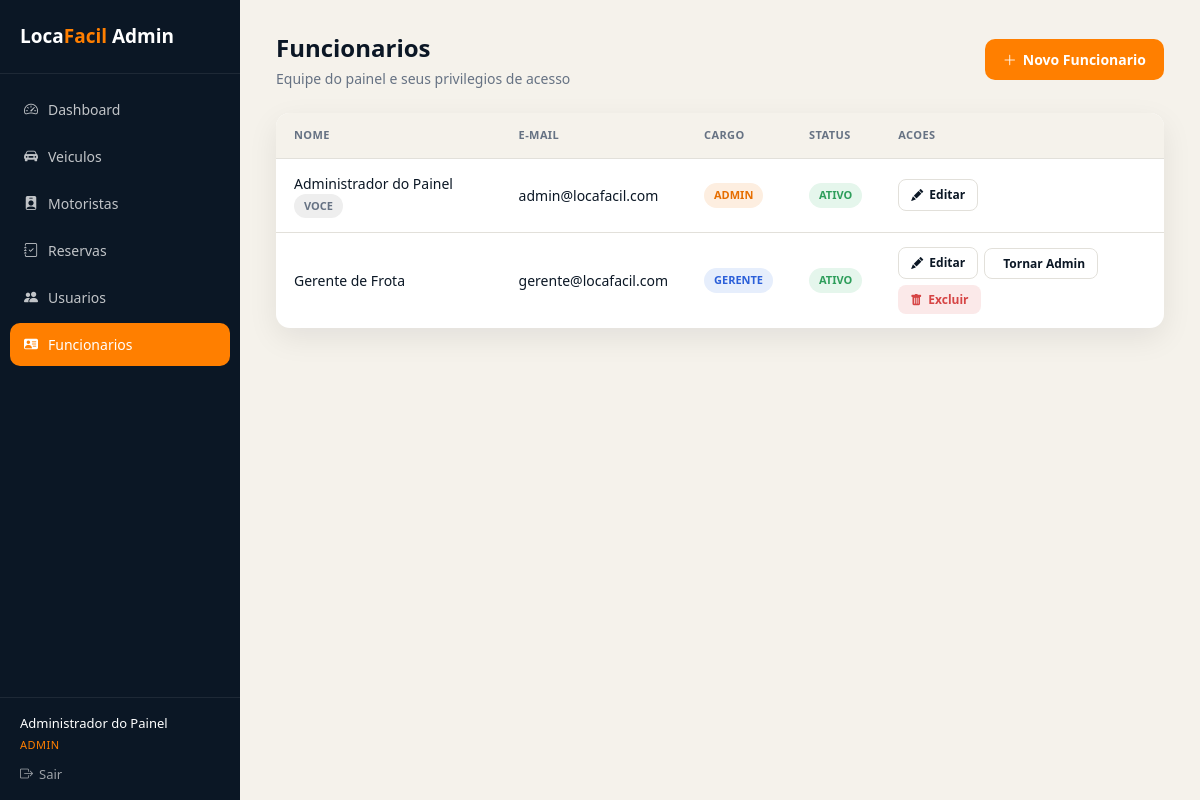
The app's page /admin/funcionarios.php (signed in) with its own data.
### tables this page shows
CREATE TABLE IF NOT EXISTS funcionarios (
    id INT AUTO_INCREMENT PRIMARY KEY,
    nome VARCHAR(160) NOT NULL,
    email VARCHAR(320) NOT NULL UNIQUE,
    telefone VARCHAR(24),
    senhaHash VARCHAR(255) NOT NULL,
    cargo ENUM('admin', 'gerente', 'atendente') DEFAULT 'atendente' NOT NULL,
    situacao ENUM('ativo', 'inativo') DEFAULT 'ativo' NOT NULL,
    tentativas_login INT DEFAULT 0 NOT NULL,
    bloqueado_ate DATETIME NULL,
    createdAt TIMESTAMP DEFAULT CURRENT_TIMESTAMP,
    updatedAt TIMESTAMP DEFAULT CURRENT_TIMESTAMP ON UPDATE CURRENT_TIMESTAMP,
    INDEX idx_email_funcionario (email)
);

### admin/includes/admin_auth.php (called while the page is built, shortened)
<?php
require_once __DIR__ . '/../../includes/db.php';
function getFuncionarioLogado() {
    return [
        'id' => $_SESSION['funcionario_id'],
        'nome' => $_SESSION['funcionario_nome'],
        'cargo' => $_SESSION['funcionario_cargo'],
    ];
}
function temPermissao($modulo, $acao) {
    global $pdo;
    $funcionario = getFuncionarioLogado();
    if ($funcionario['cargo'] === 'admin') {
        return true;
    }
    $colunas = [
        'ver' => 'pode_ver',
        'criar' => 'pode_criar',
        'editar' => 'pode_editar',
        'deletar' => 'pode_deletar',
    ];
    $coluna = $colunas[$acao];
    $stmt = $pdo->prepare("SELECT $coluna FROM funcionario_permissoes WHERE funcionarioId = ? AND modulo = ?");
    $stmt->execute([$funcionario['id'], $modulo]);
    $row = $stmt->fetch();
    return $row && (bool) $row[$coluna];
}
?>

### admin/funcionarios.php (the view, shortened to what this page needs)
<?php
require_once __DIR__ . '/includes/admin_auth.php';
$funcionarioLogado = getFuncionarioLogado();
$paginaAtual = 'funcionarios';
$tituloPagina = 'Funcionarios';
$subtituloPagina = 'Equipe do painel e seus privilegios de acesso';
if (temPermissao('funcionarios', 'criar')) {
    $acaoTopo = '<a href="funcionario_form.php" class="btn-primary"><i class="bi bi-plus-lg"></i> Novo Funcionario</a>';
}
$funcionarios = $pdo->query("SELECT * FROM funcionarios ORDER BY nome")->fetchAll();
require __DIR__ . '/includes/layout_topo.php';
?>
<div class="tabela-card">
    <?php if (empty($funcionarios)): ?>
        <div class="sem-dados">Nenhum funcionario cadastrado ainda.</div>
    <?php else: ?>
    <table>
        <thead>
            <tr>
                <th>Nome</th>
                <th>E-mail</th>
                <th>Cargo</th>
                <th>Status</th>
                <th>Acoes</th>
            </tr>
        </thead>
        <tbody>
            <?php foreach ($funcionarios as $f): ?>
            <tr>
                <td>
                    <?php echo htmlspecialchars($f['nome']); ?>
                    <?php if ((int) $f['id'] === (int) $funcionarioLogado['id']): ?>
                        <span class="badge atendente">voce</span>
                    <?php endif; ?>
                </td>
                <td><?php echo htmlspecialchars($f['email']); ?></td>
                <td><span class="badge <?php echo htmlspecialchars($f['cargo']); ?>"><?php echo htmlspecialchars($f['cargo']); ?></span></td>
                <td><span class="badge <?php echo $f['situacao'] === 'ativo' ? 'ativo' : 'inativo'; ?>"><?php echo htmlspecialchars($f['situacao']); ?></span></td>
                <td>
                    <div class="acoes-tabela">
                        <?php if (temPermissao('funcionarios', 'editar')): ?>
                            <a href="funcionario_form.php?id=<?php echo $f['id']; ?>" class="btn-secondary btn-sm"><i class="bi bi-pencil-fill"></i> Editar</a>
                            <?php if ($f['cargo'] !== 'admin'): ?>
                                <form method="post" style="display:inline;" onsubmit="return confirm('Tornar <?php echo htmlspecialchars(addslashes($f['nome'])); ?> administrador? Isso da acesso total ao painel.');">
                                    <button type="submit" class="btn-secondary btn-sm" title="Tornar administrador"><i class="bi bi-shield-fill-up"></i> Tornar Admin</button>
                                </form>
                            <?php endif; ?>
                        <?php endif; ?>
                        <?php if (temPermissao('funcionarios', 'deletar') && (int) $f['id'] !== (int) $funcionarioLogado['id']): ?>
                            <form method="post" onsubmit="return confirm('Remover este funcionario?');">
                                <button type="submit" class="btn-danger btn-sm"><i class="bi bi-trash-fill"></i> Excluir</button>
                            </form>
                        <?php endif; ?>
                    </div>
                </td>
            </tr>
            <?php endforeach; ?>
        </tbody>
    </table>
    <?php endif; ?>
</div>
<?php require __DIR__ . '/includes/layout_rodape.php'; ?>

### admin/includes/layout_topo.php (shortened to what this page needs)
<?php
$funcionario = getFuncionarioLogado();
?>
<!DOCTYPE html>
<html lang="pt-BR">
<head>
    <link rel="stylesheet" href="https://cdn.jsdelivr.net/npm/bootstrap-icons@1.11.3/font/bootstrap-icons.min.css">
    <link rel="stylesheet" href="css/admin.css">
</head>
<body>
    <div class="admin-app">
        <aside class="sidebar">
            <div class="logo">Loca<span>Facil</span> Admin</div>
            <nav>
                <a href="index.php" class="<?php echo $paginaAtual === 'dashboard' ? 'ativo' : ''; ?>">
                    <i class="bi bi-speedometer2"></i> Dashboard
                </a>
                <?php if (temPermissao('veiculos', 'ver')): ?>
                <a href="veiculos.php" class="<?php echo $paginaAtual === 'veiculos' ? 'ativo' : ''; ?>">
                    <i class="bi bi-car-front-fill"></i> Veiculos
                </a>
                <?php endif; ?>
                <?php if (temPermissao('motoristas', 'ver')): ?>
                <a href="motoristas.php" class="<?php echo $paginaAtual === 'motoristas' ? 'ativo' : ''; ?>">
                    <i class="bi bi-person-badge-fill"></i> Motoristas
                </a>
                <?php endif; ?>
                <?php if (temPermissao('reservas', 'ver')): ?>
                <a href="reservas.php" class="<?php echo $paginaAtual === 'reservas' ? 'ativo' : ''; ?>">
                    <i class="bi bi-journal-check"></i> Reservas
                </a>
                <?php endif; ?>
                <?php if (temPermissao('usuarios', 'ver')): ?>
                <a href="usuarios.php" class="<?php echo $paginaAtual === 'usuarios' ? 'ativo' : ''; ?>">
                    <i class="bi bi-people-fill"></i> Usuarios
                </a>
                <?php endif; ?>
                <?php if (temPermissao('funcionarios', 'ver')): ?>
                <a href="funcionarios.php" class="<?php echo $paginaAtual === 'funcionarios' ? 'ativo' : ''; ?>">
                    <i class="bi bi-person-vcard-fill"></i> Funcionarios
                </a>
                <?php endif; ?>
            </nav>
            <div class="rodape-sidebar">
                <div><?php echo htmlspecialchars($funcionario['nome']); ?></div>
                <span class="cargo"><?php echo htmlspecialchars($funcionario['cargo']); ?></span>
                <br>
                <a href="logout.php" class="sair"><i class="bi bi-box-arrow-right"></i> Sair</a>
            </div>
        </aside>
        <main class="conteudo">
            <div class="conteudo-header">
                <div>
                    <h1><?php echo htmlspecialchars($tituloPagina ?? ''); ?></h1>
                    <?php if (!empty($subtituloPagina)): ?>
                        <p><?php echo htmlspecialchars($subtituloPagina); ?></p>
                    <?php endif; ?>
                </div>
                <div class="conteudo-header-acoes">
                    <?php if (!empty($acaoTopo)): echo $acaoTopo; endif; ?>
                </div>
            </div>

### admin/css/admin.css (style rules this page uses)
* { margin: 0; padding: 0; box-sizing: border-box; }
:root { --primary: #ff7f00; --primary-dark: #e66e00; --dark: #0b1725; --dark-soft: #1a2a3e; --light: #f5f2eb; --white: #ffffff; --gray: #667283; --gray-light: #e2e0da; --danger: #d64545; --success: #2e9e5b; --shadow: 0 10px 30px rgba(7, 18, 30, 0.08); }
body { font-family: 'Segoe UI', Arial, sans-serif; background: var(--light); color: var(--dark); line-height: 1.5; }
a { text-decoration: none; color: inherit; }
button, input, select { font-family: inherit; font-size: 14px; }
.admin-app { display: flex; min-height: 100vh; }
.sidebar { width: 240px; background: var(--dark); color: var(--white); display: flex; flex-direction: column; flex-shrink: 0; }
.sidebar .logo { padding: 22px 20px; font-size: 19px; font-weight: 700; border-bottom: 1px solid rgba(255, 255, 255, 0.08); }
.sidebar .logo span { color: var(--primary); }
.sidebar nav { flex: 1; padding: 14px 10px; }
.sidebar nav a { display: flex; align-items: center; gap: 10px; padding: 11px 14px; border-radius: 10px; color: rgba(255, 255, 255, 0.75); font-size: 14px; margin-bottom: 4px; transition: all 0.2s; }
.sidebar nav a.ativo { background: var(--primary); color: var(--white); }
.sidebar .rodape-sidebar { padding: 16px 20px; border-top: 1px solid rgba(255, 255, 255, 0.08); font-size: 13px; }
.sidebar .rodape-sidebar .cargo { display: inline-block; margin-top: 4px; font-size: 11px; text-transform: uppercase; letter-spacing: 0.5px; color: var(--primary); }
.sidebar .rodape-sidebar a.sair { display: inline-flex; align-items: center; gap: 6px; margin-top: 10px; color: rgba(255, 255, 255, 0.6); }
.conteudo { flex: 1; padding: 30px 36px; max-width: 100%; overflow-x: auto; }
.conteudo-header { display: flex; align-items: center; justify-content: space-between; margin-bottom: 24px; flex-wrap: wrap; gap: 12px; }
.conteudo-header h1 { font-size: 24px; color: var(--dark); }
.conteudo-header p { color: var(--gray); font-size: 14px; margin-top: 2px; }
.btn-primary, .btn-secondary, .btn-danger { display: inline-flex; align-items: center; gap: 6px; padding: 10px 18px; border-radius: 10px; border: none; cursor: pointer; font-size: 14px; font-weight: 600; transition: all 0.2s; }
.btn-primary { background: var(--primary); color: var(--white); }
.btn-secondary { background: var(--white); color: var(--dark); border: 1px solid var(--gray-light); }
.btn-danger { background: #fbe9e9; color: var(--danger); }
.btn-sm { padding: 6px 12px; font-size: 12px; border-radius: 8px; }
.tabela-card { background: var(--white); border-radius: 14px; box-shadow: var(--shadow); overflow: hidden; }
table { width: 100%; border-collapse: collapse; }
thead { background: var(--light); }
th, td { text-align: left; padding: 14px 18px; font-size: 14px; border-bottom: 1px solid var(--gray-light); }
th { color: var(--gray); font-weight: 600; text-transform: uppercase; font-size: 11px; letter-spacing: 0.4px; }
tbody tr:last-child td { border-bottom: none; }
.acoes-tabela { display: flex; gap: 6px; flex-wrap: wrap; }
.badge { display: inline-block; padding: 4px 10px; border-radius: 20px; font-size: 11px; font-weight: 600; text-transform: uppercase; }
.badge.ativo { background: #e5f6ec; color: var(--success); }
.badge.admin { background: #fdeee0; color: var(--primary-dark); }
.badge.gerente { background: #e6eefc; color: #2b5fd9; }
.badge.atendente { background: #eee; color: var(--gray); }

### records on screen
funcionarios: nome "Administrador do Painel", cargo "ADMIN", shows "VOCE", email "admin@locafacil.com", situacao "ATIVO"
funcionarios: nome "Gerente de Frota", email "gerente@locafacil.com", cargo "GERENTE", situacao "ATIVO"

### other values on screen
$tituloPagina "Funcionarios"
$subtituloPagina "Equipe do painel e seus privilegios de acesso"
